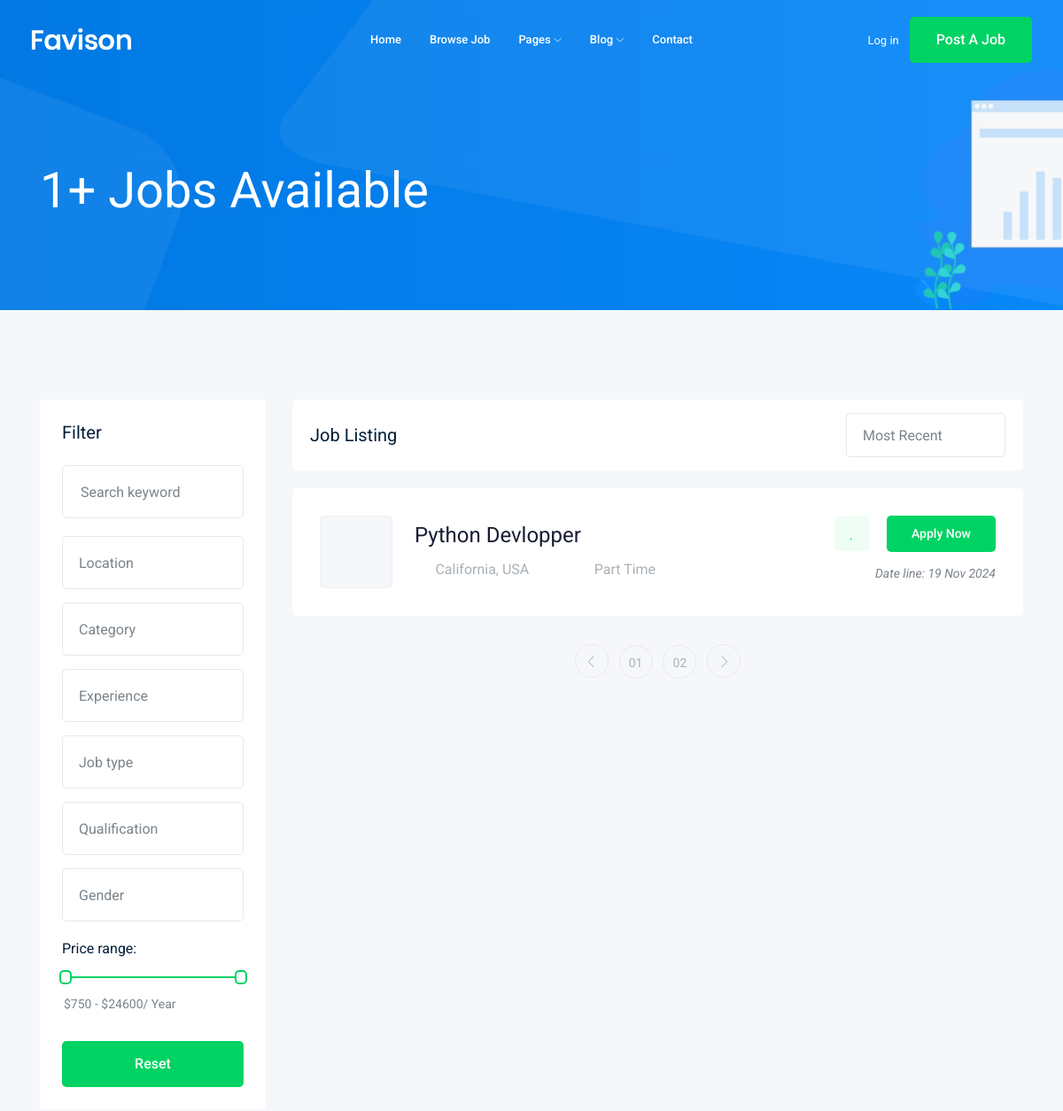
The app's page /jobs/ (upper part), older data.
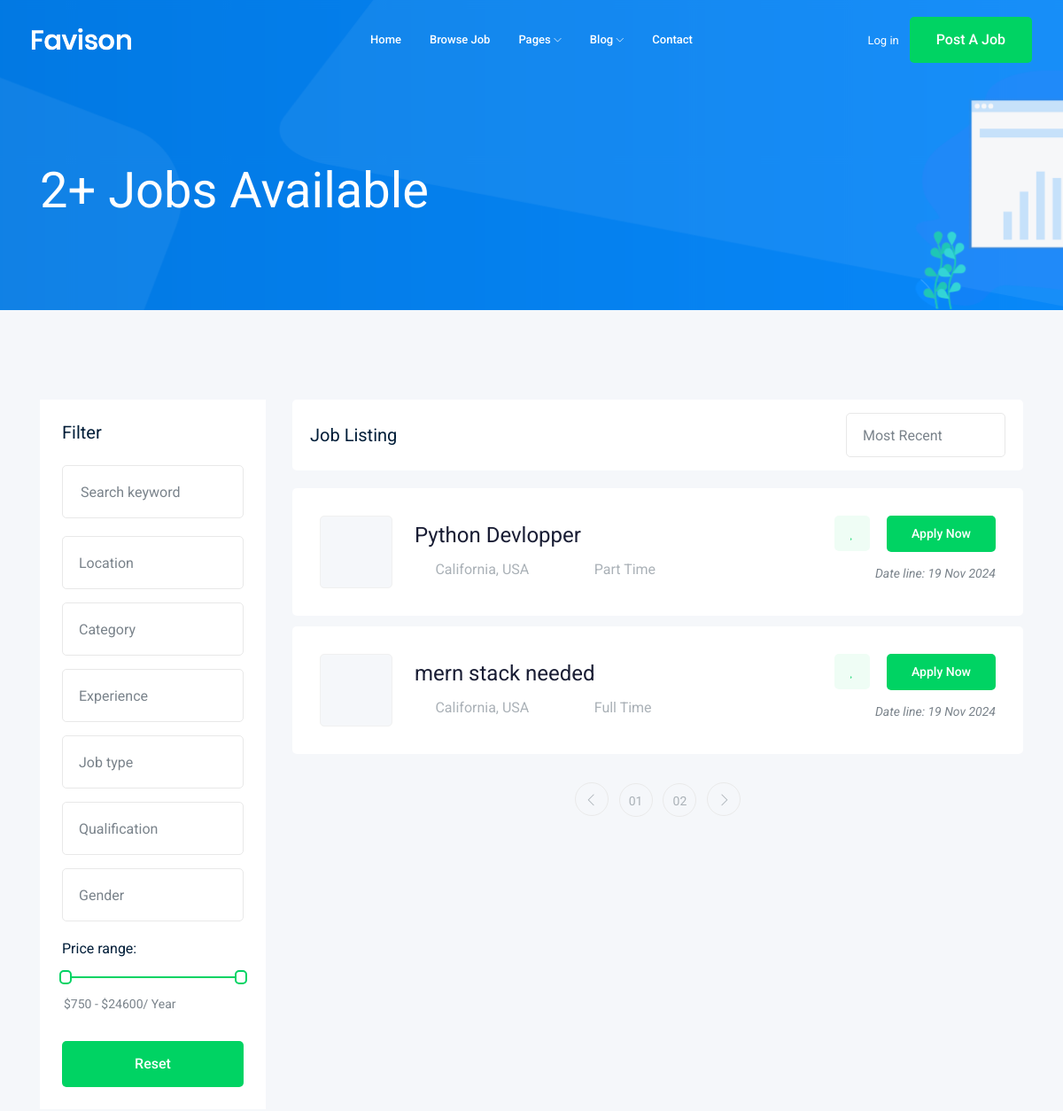
The same page, newer data.
### job/models.py (models this page shows, shortened)
class Job(models.Model): #Table
    title        = models.CharField(max_length=100) # Column
    job_type     = models.CharField(max_length=15,choices=JOB_TYPE)
    description  = models.TextField(max_length=1000)
    published_at = models.DateTimeField(auto_now=True)
    vacancy      = models.IntegerField(default=1)
    salary       = models.IntegerField(default=0)
    experience   = models.IntegerField(default=1)
    category     = models.ForeignKey('Category',on_delete=models.CASCADE)
    image        = models.ImageField(upload_to='jobs/')

### job/views.py (the view)
# urls.py: path('',views.job_list),
def job_list(reqeust):
    job_list = Job.objects.all()
    context = {'jobs': job_list}
    return render(reqeust, 'job/jobs.html',context)

### job/templates/job/jobs.html (shortened to what the changed rows need)
{% extends 'base.html' %}
{% block body %}
<div class="bradcam_area bradcam_bg_1">
    <div class="container">
        <div class="row">
            <div class="col-xl-12">
                <div class="bradcam_text">
                    <h3>{{jobs.count}}+ Jobs Available</h3>
                </div>
            </div>
        </div>
    </div>
</div>
<div class="job_listing_area plus_padding">
    <div class="container">
        <div class="row">
            <div class="col-lg-9">
                <div class="job_lists m-0">
                    <div class="row">
                    {% for job in jobs %}
                        <div class="col-lg-12 col-md-12">
                            <div class="single_jobs white-bg d-flex justify-content-between">
                                <div class="jobs_left d-flex align-items-center">
                                    <div class="thumb">
                                    </div>
                                    <div class="jobs_conetent">
                                        <a href="{% url 'job:job_details' job.id %}"><h4>{{job.title}}</h4></a>
                                        <div class="links_locat d-flex align-items-center">
                                            <div class="location">
                                                <p> <i class="fa fa-map-marker"></i> California, USA</p>
                                            </div>
                                            <div class="location">
                                                <p> <i class="fa fa-clock-o"></i> {{job.job_type}}</p>
                                            </div>
                                        </div>
                                    </div>
                                </div>
                                <div class="jobs_right">
                                    <div class="apply_now">
                                        <a class="heart_mark" href="#"> <i class="fa fa-heart"></i> </a>
                                        <a href="{% url 'job:job_details' job.id %}" class="boxed-btn3">Apply Now</a>
                                    </div>
                                    <div class="date">
                                        <p>Date line: {{job.published_at|date:'d M Y'}}</p>
                                    </div>
                                </div>
                            </div>
                        </div>
                    {%endfor%}
                    </div>
                </div>
            </div>
        </div>
    </div>
</div>
{% endblock body %}

Row changes from the older to the newer data that the page shows:
added Job: title "mern stack needed", job_type "Full Time", published_at "19 Nov 2024"
Text that changed along with them:
{{ jobs.count }}: "1" → "2"
